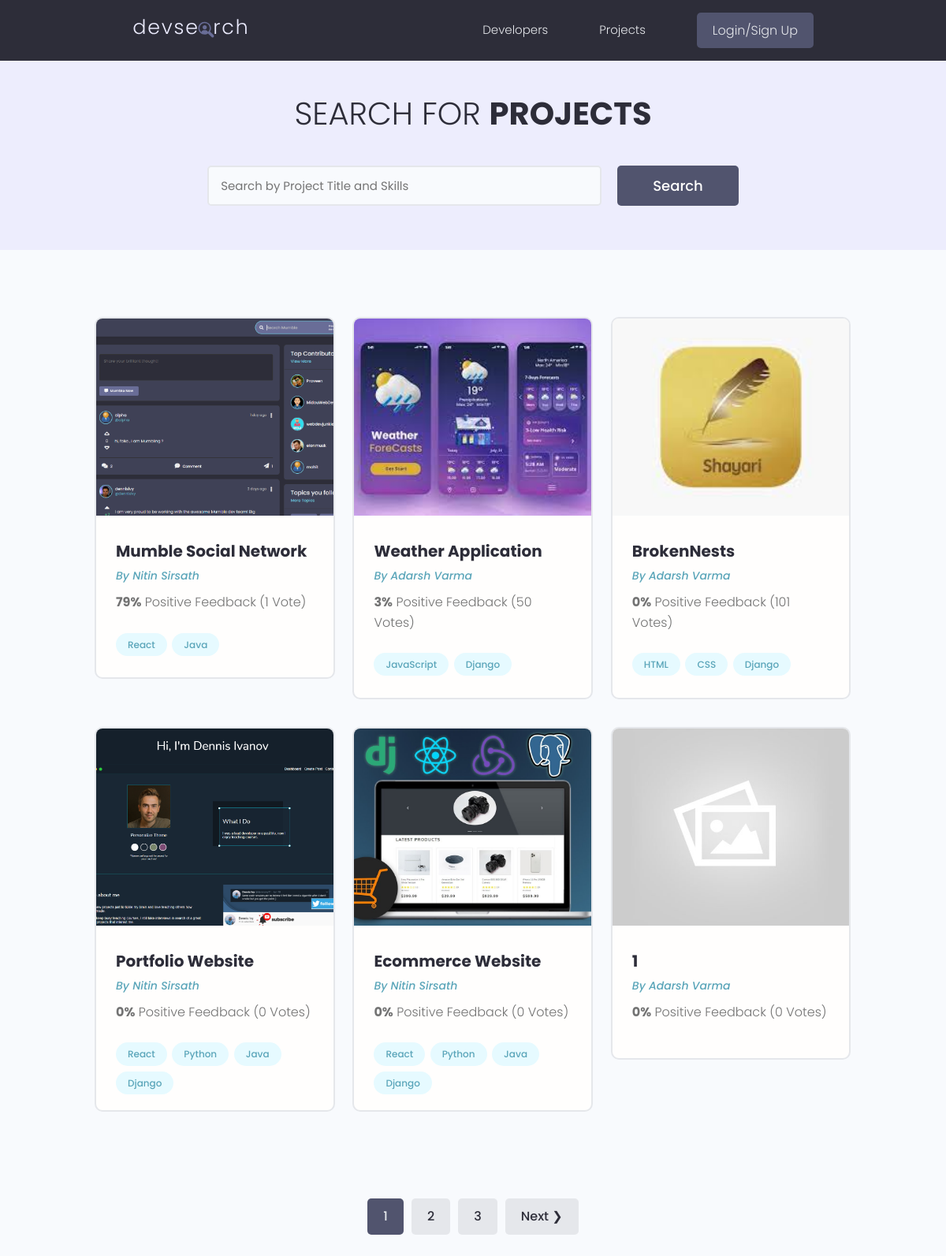
The page /projects/ on the database as committed earlier.
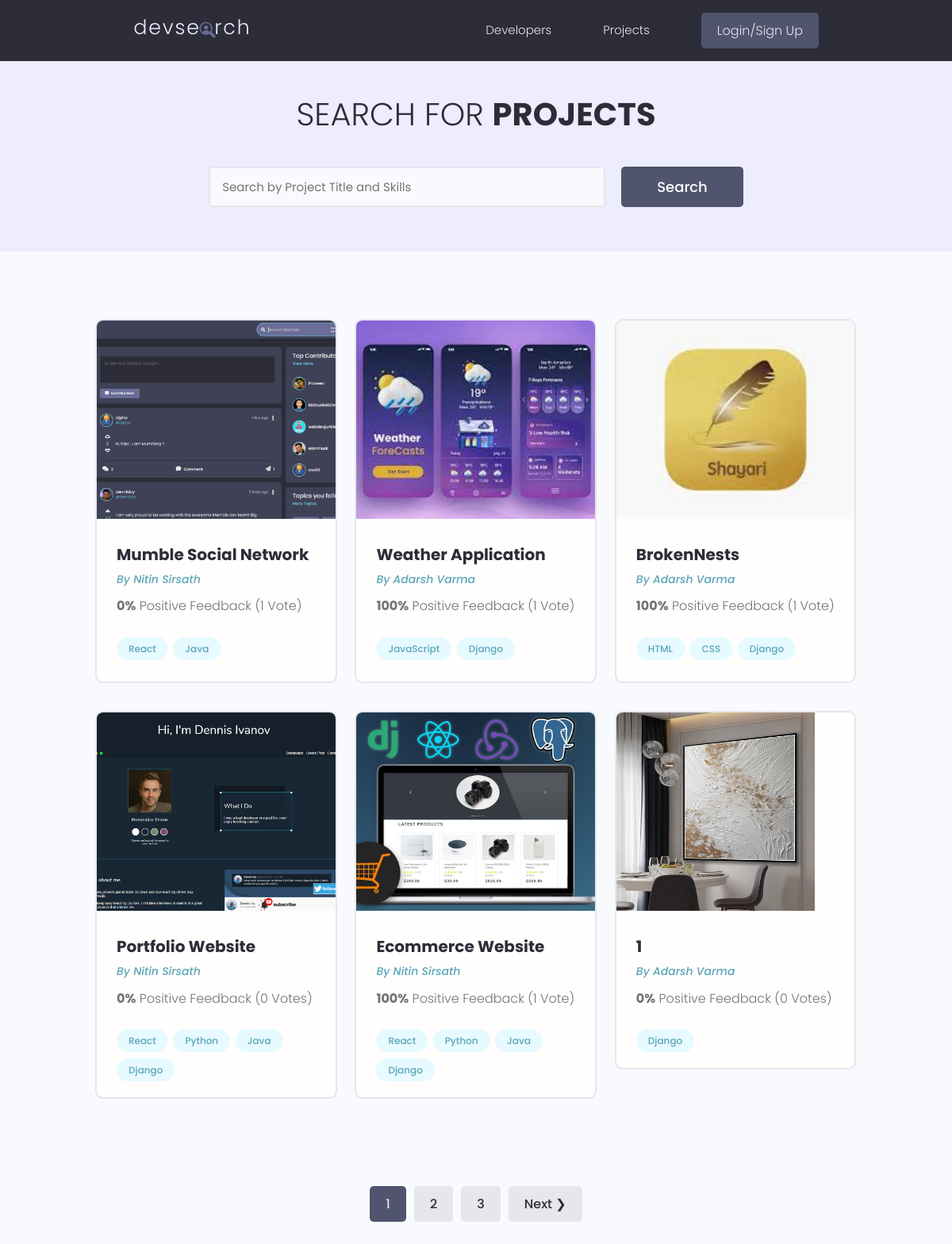
The same page on the database as committed later.
### projects/models.py (models this page shows, shortened)
class Project(models.Model):
    owner = models.ForeignKey(Profile, null=True, blank=True, on_delete=models.SET_NULL)
    title = models.CharField(max_length=200)
    description = models.TextField(null=True, blank=True)
    featured_image = models.ImageField(null=True, blank=True, default="default.jpg")
    demo_link = models.CharField(max_length=2000, null=True, blank=True)
    source_link = models.CharField(max_length=2000, null=True, blank=True)
    created = models.DateTimeField(auto_now_add=True)
    id = models.UUIDField(default=uuid.uuid4, unique=True, primary_key=True, editable=False)
    tags = models.ManyToManyField('Tag', blank=True)
    vote_total = models.IntegerField(default=0, null=True, blank=True)
    vote_ratio = models.IntegerField(default=0, null=True, blank=True)
    class Meta:
        ordering = ['created']

class Tag(models.Model):
    name = models.CharField(max_length=200)
    created = models.DateTimeField(auto_now_add=True)
    id = models.UUIDField(default=uuid.uuid4, unique=True, primary_key=True, editable=False)
    def __str__(self):
        return self.name

### users/models.py (models this page shows, shortened)
class Profile(models.Model):
    user = models.OneToOneField(User, on_delete=models.CASCADE, null=True, blank=True)
    name = models.CharField(max_length=200, null=True, blank=True)
    email = models.EmailField(max_length=500, null=True, blank=True)
    username = models.CharField(max_length=200, null=True, blank=True)
    location = models.CharField(max_length=200, null=True, blank=True)
    short_intro = models.CharField(max_length=200, null=True, blank=True)
    bio = models.TextField(null=True, blank=True)
    profile_image = models.ImageField(null=True, blank=True, upload_to='profiles/', default='profiles/user-default.png')
    social_github = models.CharField(max_length=200, null=True, blank=True)
    social_twitter = models.CharField(max_length=200, null=True, blank=True)
    social_linkedin = models.CharField(max_length=200, null=True, blank=True)
    social_youtube = models.CharField(max_length=200, null=True, blank=True)
    social_website = models.CharField(max_length=200, null=True, blank=True)
    created = models.DateTimeField(auto_now_add=True)
    id = models.UUIDField(default=uuid.uuid4, unique=True, primary_key=True, editable=False)
    class Meta:
        ordering = ['-created']

### projects/views.py (the view)
# urls.py: path("projects/", include("projects.urls")),
def projects(request):
    projects, search_query = searchProjects(request)
    custom_range, projects = paginateProjects(request, projects, 6)
    context = {'projects':projects, 'search_query':search_query, 'custom_range':custom_range}
    return render(request, "projects/projects.html", context)

### projects/utils.py (called while the page is built)
def searchProjects(request):
    search_query = ''
    if request.GET.get('search_query'):
        search_query = request.GET.get('search_query')
    tags = Tag.objects.filter(name__icontains = search_query)
    projects = Project.objects.distinct().filter(
        Q(title__icontains = search_query) |
        Q(description__icontains = search_query) |
        Q(owner__name__icontains = search_query) |
        Q(tags__in = tags)
    )
    return projects, search_query

def paginateProjects(request, projects, result):
    page = request.GET.get('page')
    paginator = Paginator(projects, result)
    try:
        projects = paginator.page(page)
    except PageNotAnInteger:
        page = 1
        projects = paginator.page(page)
    except EmptyPage:
        page = paginator.num_pages
        projects = paginator.page(page)
    left_index = (int(page) - 2)
    if left_index < 1:
        left_index = 1
    right_index = (int(page) + 3)
    if right_index > paginator.num_pages:
        right_index = paginator.num_pages + 1
    custom_range = range(left_index, right_index)
    return  custom_range, projects

### projects/templates/projects/projects.html (shortened to what this page needs)
{% extends 'main.html' %}
{% block content %}
<main class="projects">
    <section class="hero-section text-center">
        <div class="container container--narrow">
            <div class="hero-section__box">
                <h2>Search for <span>Projects</span></h2>
            </div>
            <div class="hero-section__search">
                <form class="form" action="{% url 'projects' %}" method="get">
                    <div class="form__field">
                        <input class="input input--text" id="formInput#search" type="text" name="search_query"
                        value="{{search_query}}" placeholder="Search by Project Title and Skills" />
                    </div>
                    <input class="btn btn--sub btn--lg" type="submit" value="Search" />
                </form>
            </div>
        </div>
    </section>
    <section class="projectsList">
      <div class="container">
        <div class="grid grid--three">
            {% for project in projects %}
                <div class="column">
                    <div class="card project">
                        <a href="{% url 'single-project' project.id %}" class="project">
                            <img class="project__thumbnail" src="{{project.featured_image.url}}" alt="project thumbnail" />
                            <div class="card__body">
                                <h3 class="project__title">{{project.title}}</h3>
                                {% if project.owner %}
                                    <p><a class="project__author" href="{% url 'user-profile' project.owner.id %}">By {{ project.owner.name }}</a></p>
                                {% else %}
                                    <p>By Anonymous User</p>
                                {% endif %}
                                <p class="project--rating">
                                    <span style="font-weight: bold;">{{project.vote_ratio}}%</span> Positive
                                    Feedback ({{project.vote_total}} Vote{{project.vote_total|pluralize:"s"}})
                                </p>
                                <div class="project__tags">
                                    {% for tag in project.tags.all %}
                                    <span class="tag tag--pill tag--main">
                                    <small>{{tag}}</small>
                                    </span>
                                    {% endfor %}
                                </div>
                            </div>
                        </a>
                    </div>
                </div>
            {% endfor %}
        </div>
      </div>
    </section>
    {% include "pagination.html" with queryset=projects custom_range=custom_range %}
  </main>
{% endblock content %}

### templates/main.html (shortened to what this page needs)
<!DOCTYPE html>
{% load static %}
<html lang="en">
<head>
    <link rel="stylesheet" href="https://cdn.iconmonstr.com/1.3.0/css/iconmonstr-iconic-font.min.css" />
    <link rel="stylesheet" href="{% static 'uikit/styles/uikit.css' %}" />
    <link rel="stylesheet" href="{% static 'styles/app.css' %}" />
    <link rel="stylesheet" href="https://cdnjs.cloudflare.com/ajax/libs/font-awesome/6.2.1/css/all.min.css">
</head>
<body>
    {% include 'navbar.html' %}
    {% block content %}
    {% endblock content %}
</body>
</html>

### templates/navbar.html (shortened to what this page needs)
{% load static %}
  <header class="header">
    <div class="container container--narrow">
      <a href="{% url 'profiles' %}" class="header__logo">
        <img src="{% static 'images/logo.svg' %}" alt="DevSearch Logo" />
      </a>
      <nav class="header__nav">
        <ul class="header__menu">
          <li class="header__menuItem"><a href="{% url 'profiles' %}">Developers</a></li>
          <li class="header__menuItem"><a href="{% url 'projects' %}">Projects</a></li>
          {% if request.user.is_authenticated %}
            <li class="header__menuItem"><a href="{% url 'inbox' %}">Inbox</a></li>
            <li class="header__menuItem"><a href="{% url 'account' %}">My Account</a></li>
            <li class="header__menuItem"><a href="{% url 'logout' %}" class="btn btn--sub">Logout</a></li>
          {% else %}
            <li class="header__menuItem"><a href="{% url 'login' %}" class="btn btn--sub">Login/Sign Up</a></li>
          {% endif %}
        </ul>
      </nav>
    </div>
  </header>

### templates/pagination.html (shortened to what this page needs)
{% if queryset.has_other_pages %}
    <div class="pagination">
        <ul class="container">
            {% for page in custom_range %}
                {% if page == queryset.number %}
                    <li><a href="?search_query={{search_query}}&page={{page}}" class="btn page-link btn--sub">{{page}}</a></li>
                {% else %}
                    <li><a href="?search_query={{search_query}}&page={{page}}" class="btn page-link">{{page}}</a></li>
                {% endif %}
            {% endfor %}
            {% if queryset.has_next %}
                <li><a href="?search_query={{search_query}}&page={{queryset.next_page_number}}" class="btn">Next &#10095;</a></li>
            {% endif %}
        </ul>
    </div>
{% endif %}

### static/styles/app.css (style rules this page uses)
:root { --color-sub: #2d2d39; }
.btn--sub { background-color: var(--color-sub-light); }
.card { border: 2px solid var(--color-light); }
img { width: 100%; }
.header { position: sticky; z-index: 111; background-color: var(--color-sub); padding: 1.5rem 0; }
.header > .container { display: flex; justify-content: space-between; align-items: center; }
.header__logo > img { height: 3.8rem; }
.header__nav > ul { display: inline-flex; align-items: center; list-style: none; gap: 6.5rem; }
.header__menuItem > a { color: var(--color-light); font-weight: 300; }
.hero-section { height: 40vh; display: flex; align-items: center; background-color: var(--color-sub); }
.hero-section__box { margin-bottom: 4rem; }
.hero-section__box > h2, .hero-section__box > h2 > span { font-size: 4rem; color: var(--color-light); line-height: 1.3; text-transform: uppercase; }
.hero-section__box > h2 { font-weight: 300; }
.hero-section__box > h2 > span { font-weight: 700; }
.hero-section__search > .form { display: flex; align-items: center; justify-content: center; gap: 2rem; }
.hero-section__search > .form input.input--text { width: 50rem; }
.pagination { margin-top: 8rem; margin-bottom: 10rem; }
.pagination > ul { flex-wrap: wrap; list-style: none; display: flex; align-items: center; justify-content: center; gap: 1rem; }
.pagination .btn { color: var(--color-sub); }
.pagination .btn.btn--sub { color: var(--color-light); }
.project__author { font-size: 1.4rem; font-style: italic; }
.project--rating { margin-bottom: 1.6em; margin-top: .5em; }
.projects > .hero-section { background: var(--color-sub-lighter); height: 30vh; }
.projects .hero-section__box { margin-bottom: 2.5rem; }
.projects .hero-section__box > h2 { color: var(--color-sub); }
.projects .hero-section__box > h2 > span { font-weight: 700; color: var(--color-sub); }
.projectsList { margin-top: 8rem; }
.project__thumbnail { height: 25rem; object-fit: cover; object-position: top center; }
.project__title { font-size: 2rem; font-weight: 700; color: var(--color-sub); }

### static/uikit/styles/modules/_variables.css (style rules this page uses)
:root { --color-main: #5aa5b9; --color-main-light: #e6faff; --color-sub: #3f4156; --color-sub-light: #51546e; --color-sub-lighter: #ededfd; --color-text: #737373; --color-gray: #8b8b8b; --color-light: #e5e7eb; --color-light-gray: #767676; --color-bg: #f8fafd; --color-white: #fffefd; --color-white-light: #f3f3f3; --color-success: #359e64; --color-success-bg: #def8e8; --color-error: #fc4b0b; --color-error-bg: #fff2ee; --font-base: 'Poppins', arial, helvetica, 'Segoe UI', roboto, ubuntu, sans-serif; --font-monospace: 'Fira Code', 'Courier New', courier, monospace; --font-regular: 300; --font-medium: 500; --font-bold: 700; --generic-shadow: 1px 1px 5px #00000010; --generic-transition: all 0.3s ease-in-out; }

### static/uikit/styles/modules/_base.css (style rules this page uses)
* { margin: 0; padding: 0; box-sizing: border-box; text-rendering: optimizeLegibility; color: inherit; font-size: inherit; }
html { font-size: 50%; }
@media only screen and (min-width: 480px) { html { font-size: 56.25%; } }
@media only screen and (min-width: 1200px) { html { font-size: 62.5%; } }
body { line-height: 1.6; font-weight: 400; font-size: 1.5rem; color: var(--color-text); background-color: var(--color-bg); min-height: 100vh; }

### static/uikit/styles/modules/_typography.css (style rules this page uses)
* { font-family: var(--font-base); }
h2 { font-size: 3.6rem; font-weight: var(--font-bold); }
h3 { font-size: 3.2rem; font-weight: var(--font-medium); }
p, span, strong { font-size: 1.6rem; color: var(--color-text); font-weight: var(--font-regular); }
a { padding-bottom: 2px; text-decoration: none; display: inline-block; color: var(--color-main); font-weight: var(--font-medium); }

### static/uikit/styles/modules/_utilities.css (style rules this page uses)
.container { width: 92%; max-width: 165rem; margin: 0 auto; box-sizing: border-box; }
.container--narrow { width: 92%; max-width: 120rem; }
@media screen and (min-width: 1000px) { .container { width: 90%; } }
@media screen and (min-width: 1000px) { .container--narrow { width: 85%; } }
@media screen and (min-width: 1200px) { .container { width: 80%; } }
@media screen and (min-width: 1200px) { .container--narrow { width: 72%; } }
.text-center { text-align: center; }

### static/uikit/styles/modules/_card.css (style rules this page uses)
.card { border-radius: 1rem; background-color: var(--color-white); border: 1.5px solid var(--color-light); width: auto; height: auto; margin-top: 0.5rem; margin-bottom: 0.5rem; overflow: hidden; }
.card__body, .card__header { padding: 2rem 2.5rem; }

Rows that differ between the two databases and show on the page:
changed Project "Mumble Social Network": vote_ratio "79" → "0"
changed Project "Weather Application": vote_ratio "3" → "100"; vote_total "50" → "1"
changed Project "BrokenNests": vote_ratio "0" → "100"; vote_total "101" → "1"
changed Project "Ecommerce Website": vote_ratio "0" → "100"; vote_total "0" → "1"
changed Project (number 6 of 6 on the later page): featured_image: picture added in place of a placeholder; gains Tag (name "Django")
